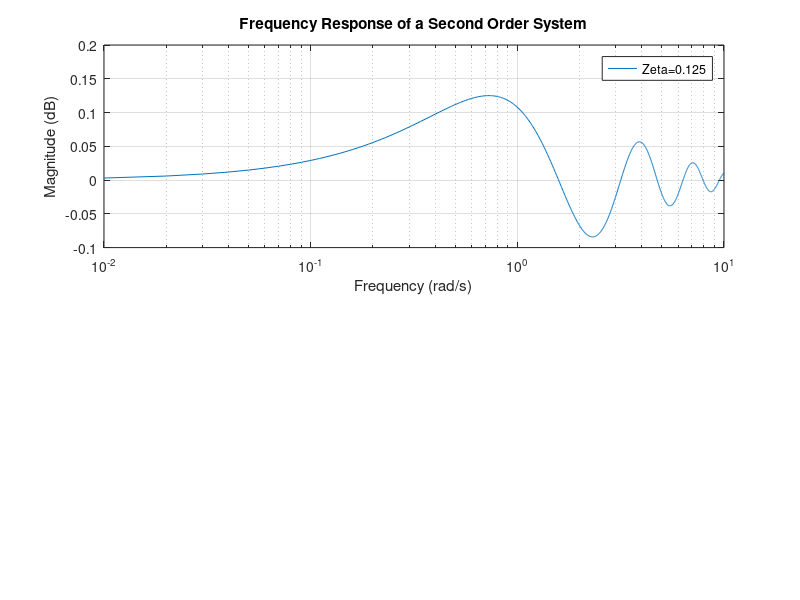

Source code (MATLAB):
Zeta = 1;
R = 0:0.01:10;
Mag = R;

for i=1:length(R)
    r = R(i);
    Mag(i) = (0.2/1.9843)*exp(-0.125*2*r)*sin(1.9843*r)+(0.1/1.9843)*exp(-0.125*2*r)*sin(1.9843*r);
end

subplot(2,1,1); semilogx(R,Mag); grid on; hold on
legend('Zeta=0.125');
ylabel('Magnitude (dB)'); xlabel('Frequency (rad/s)');
title('Frequency Response of a Second Order System');